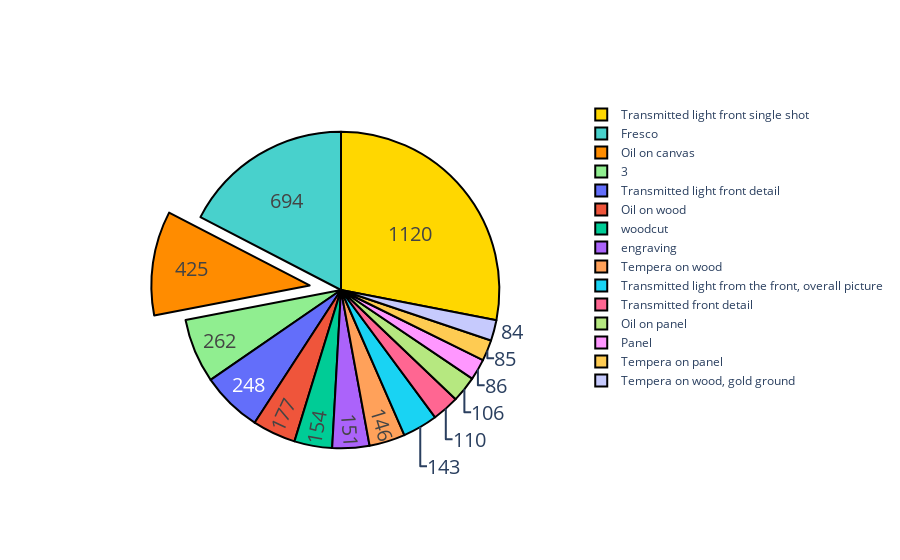

The notebook cell this image was saved under:
### Code cell
import plotly.graph_objects as go
colors = ['gold', 'mediumturquoise', 'darkorange', 'lightgreen']

fig = go.Figure(data=[go.Pie(labels=keys[0:15],
                             values=values[0:15], pull=[0, 0, 0.2, 0])])
fig.update_traces(hoverinfo='label+percent', textinfo='value', textfont_size=20,
                  marker=dict(colors=colors, line=dict(color='#000000', width=2)))
fig.show()

### Figure 1 — Plotly figure (JSON) as saved in the notebook; plotly's stock layout.template omitted (floating-point values rounded to 4 significant figures)
{"data": [{"hoverinfo": "label+percent", "labels": ["Transmitted light front single shot", "Fresco", "Oil on canvas", "", "Transmitted light front detail", "Oil on wood", "woodcut", "engraving", "Tempera on wood", "Transmitted light from the front, overall picture", "Transmitted front detail", "Oil on panel", "Panel", "Tempera on panel", "Tempera on wood, gold ground"], "marker": {"colors": ["gold", "mediumturquoise", "darkorange", "lightgreen"], "line": {"color": "#000000", "width": 2}}, "pull": [0, 0, 0.2, 0], "textfont": {"size": 20}, "textinfo": "value", "type": "pie", "values": [1120, 694, 425, 262, 248, 177, 154, 151, 146, 143, 110, 106, 86, 85, 84]}], "layout": {}}
